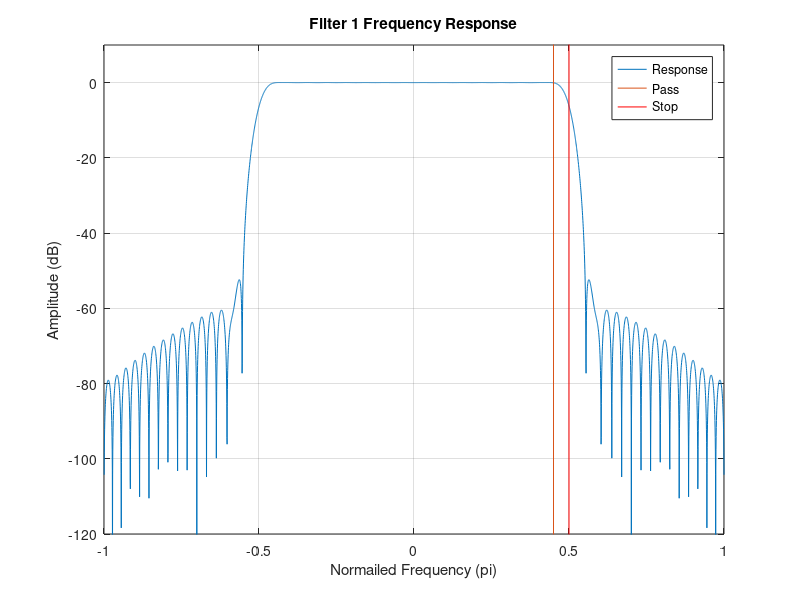

This chart was generated by the following MATLAB code:
clear;

#Required for fir1
pkg load signal;

#Points to be plotted - freq response
len = 4096; 

#FIR filter characterization
decimation_rate = 2;
f2 = 1/decimation_rate;   #Stop
f1 = 0.9*f2;              #Pass
N = 63;                   #Taps

#Plot parameters
Fs = 2;                   
f_axis = linspace(-Fs/2,Fs/2,len);

#Generate FIR filter
f = [0 f1 f2 1];
m = [1 1 0 0];
hc1 = fir1(N, f2);
fc1 = abs(fftshift(fft(hc1,len)));

#Plot primary filter response
plot(f_axis, 20*log10(fc1), [f1 f1], [-10000 10000], [f2 f2], [-10000 10000], 'r');
xlim([-Fs/2 Fs/2]);
ylim([-120 10]);
title('Filter 1 Frequency Response');
legend("Response", "Pass", "Stop");
xlabel("Normailed Frequency (pi)");
ylabel("Amplitude (dB)");
grid on;

#Write filter coefficients to file
fileName = ["fir_dec_", num2str(decimation_rate), "_taps_",  num2str(N+1), ".txt"];
fid = fopen(fileName, 'w+');
for i = 1:N
  fprintf(fid, "%f\r\n", hc1(i));
end
fprintf(fid, "%f\r\n", 0.0);
fclose(fid);

